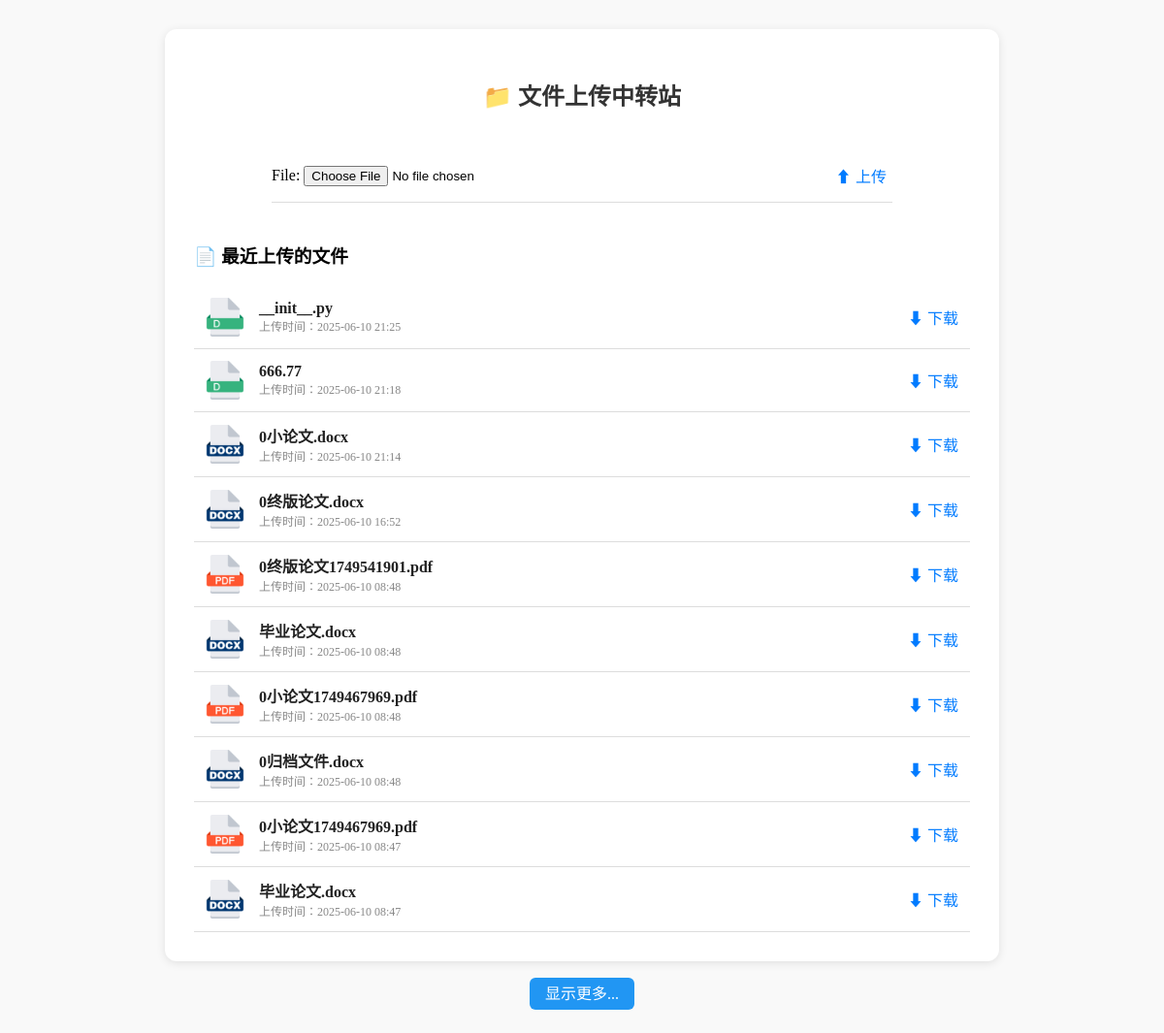
Before: /upload/ with the older database file.
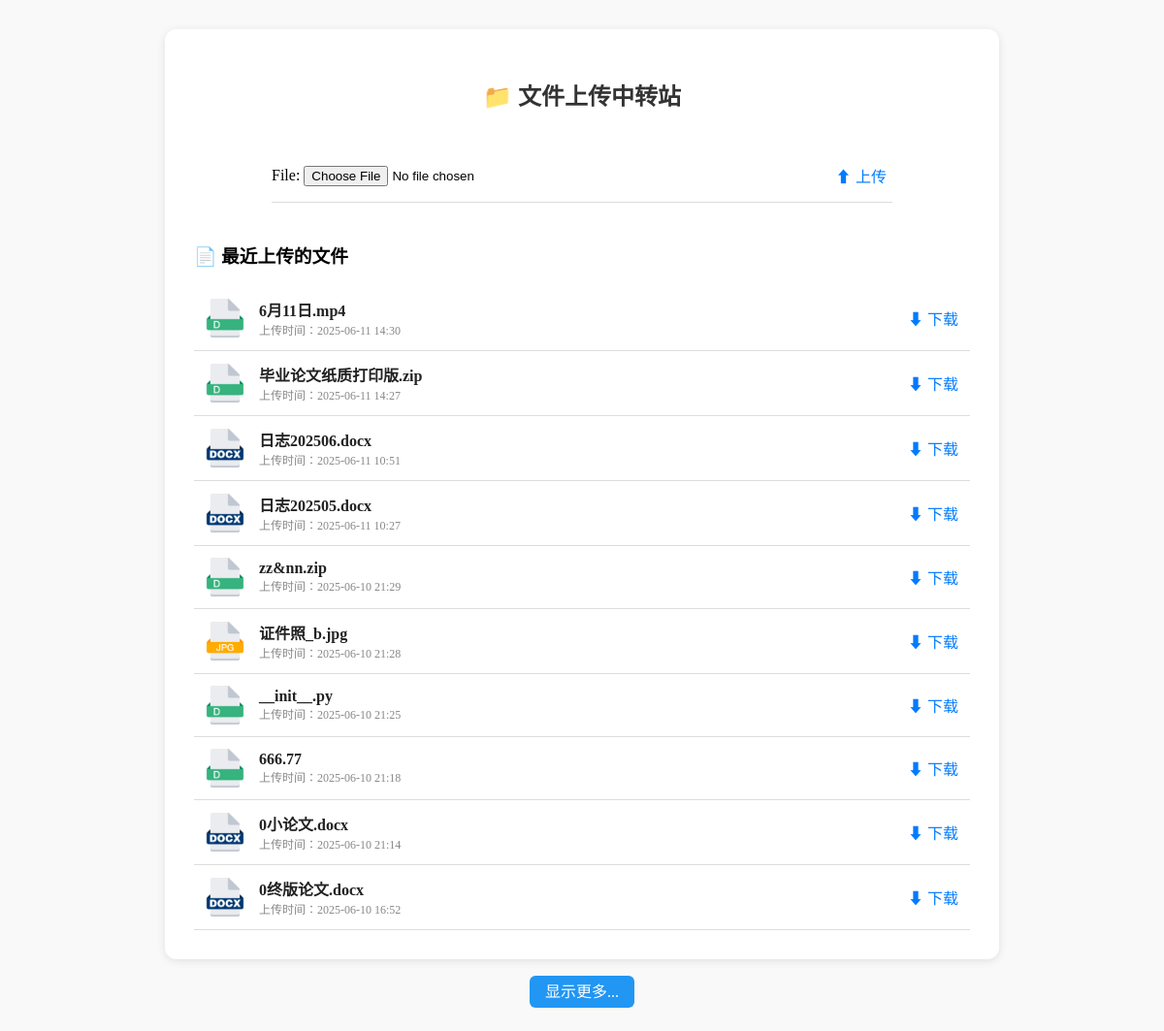
After: the same page with the newer database file.
### xmu/models.py (models this page shows, shortened)
class UploadedFile(models.Model):
    file = models.FileField(upload_to=user_directory_path)
    title = models.CharField(max_length=255)
    uploaded_at = models.DateTimeField(auto_now_add=True)
    def file_ext(self):
        return os.path.splitext(self.file.name)[1][1:].lower()

### xmu/views.py (the view)
# urls.py: path('upload/', views.upload_file, name='upload_file'),
def upload_file(request):
    if request.method == 'POST':
        form = UploadForm(request.POST, request.FILES)
        if form.is_valid():
            uploaded_file = form.save(commit=False)
            uploaded_file.title = request.FILES['file'].name
            uploaded_file.save()
            return redirect('upload_file')
    else:
        form = UploadForm()
    show_all = request.GET.get("all") == "1"
    if show_all:
        files = UploadedFile.objects.order_by('-uploaded_at')
    else:
        files = UploadedFile.objects.order_by('-uploaded_at')[:10]
    return render(request, 'upload.html', {
        'form': form,
        'files': files,
        'show_all': show_all
    })

### xmu/forms.py
class UploadForm(forms.ModelForm):
    class Meta:
        model = UploadedFile
        fields = ['file']

### xmu/templates/upload.html (shortened to what this page needs)
<!DOCTYPE html>
<html lang="en">
<head>
    {% load static %}
    <link rel="stylesheet" href="{% static 'css/upload.css' %}">
</head>
<body>
    <div class="container">
        <h2>📁 文件上传中转站</h2>
        <div class="upload-box">
            <form method="post" enctype="multipart/form-data" class="upload-form">
                {{ form.as_p }}
                <button type="submit" class="upload-button">⬆ 上传</button>
            </form>
        </div>
        <h3>📄 最近上传的文件</h3>
        {% for file in files %}
        <div class="file-entry">
            <div class="file-info">
                {% with ext=file.file_ext %}
                    <img class="file-icon"
                         src="{% static 'images/'|add:ext|add:'.png' %}"
                         onerror="this.src='{% static 'images/default.png' %}'"
                         alt="icon">
                {% endwith %}
                <div class="file-text">
                    <span class="file-title">{{ file.title }}</span>
                    <small class="file-time">上传时间：{{ file.uploaded_at|date:"Y-m-d H:i" }}</small>
                </div>
            </div>
            <a href="{% url 'download_file' file.id %}" class="download-button">⬇ 下载</a>
        </div>
        {% empty %}
            <p>暂无文件。</p>
        {% endfor %}
    </div>
    {% if not show_all and files|length >= 10 %}
    <div class="load-more">
        <a href="?all=1" class="load-more-button">显示更多...
        </a>
    </div>
    {% endif %}
</body>
</html>

Changed rows visible on the page:
no longer on this page (row unchanged): UploadedFile: title "0终版论文1749541901.pdf", uploaded_at "2025-06-10 08:48"
no longer on this page (row unchanged): UploadedFile: title "毕业论文.docx", uploaded_at "2025-06-10 08:48"
no longer on this page (row unchanged): UploadedFile: title "0小论文1749467969.pdf", uploaded_at "2025-06-10 08:48"
no longer on this page (row unchanged): UploadedFile: title "0归档文件.docx", uploaded_at "2025-06-10 08:48"
no longer on this page (row unchanged): UploadedFile: title "0小论文1749467969.pdf", uploaded_at "2025-06-10 08:47"
no longer on this page (row unchanged): UploadedFile: title "毕业论文.docx", uploaded_at "2025-06-10 08:47"
added UploadedFile: title "6月11日.mp4", uploaded_at "2025-06-11 14:30"
added UploadedFile: title "毕业论文纸质打印版.zip", uploaded_at "2025-06-11 14:27"
added UploadedFile: title "日志202506.docx", uploaded_at "2025-06-11 10:51"
added UploadedFile: title "日志202505.docx", uploaded_at "2025-06-11 10:27"
added UploadedFile: title "zz&nn.zip", uploaded_at "2025-06-10 21:29"
added UploadedFile: title "证件照_b.jpg", uploaded_at "2025-06-10 21:28"
